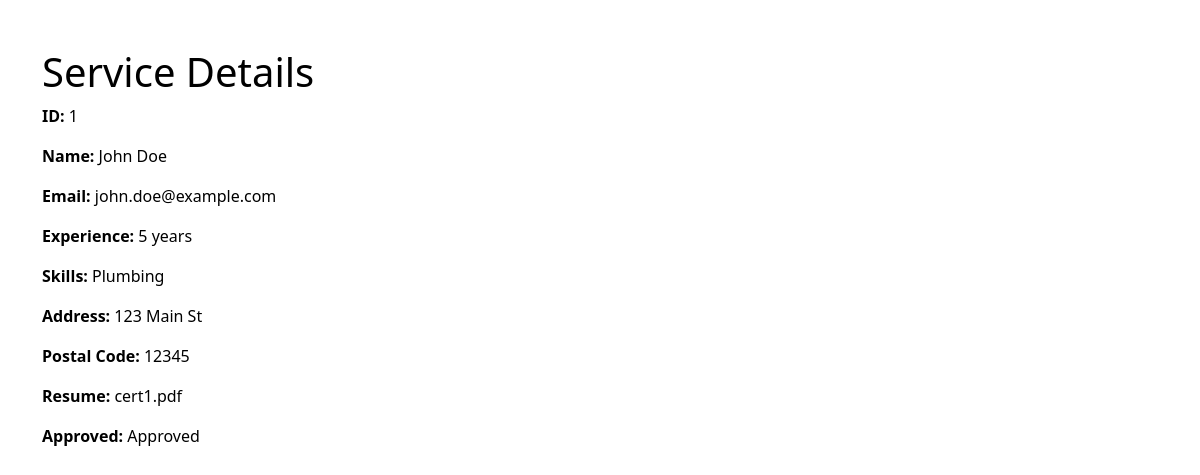
The page /Professional_Profile.html?professional_id=1 on the database its author committed.
### tables this page shows
CREATE TABLE Professionals (
    ProfessionalID INTEGER PRIMARY KEY,
    Email VARCHAR(255) UNIQUE NOT NULL,
    Password VARCHAR(255) NOT NULL,
    Name VARCHAR(255) NOT NULL,
    Experience VARCHAR(255),
    Skills TEXT,
    Address VARCHAR(255),
    CertificationFile VARCHAR(255),
    PostalCode VARCHAR(10),
    Phone TEXT UNIQUE
, Approved INT DEFAULT 0);

### backend/app.py (the view)
@app.route('/Professional_Profile.html')
def PROFESSIONALPROFILE():
    professional_id = request.args.get('professional_id')
    conn = sqlite3.connect('database.db')
    cursor = conn.cursor()
    cursor.execute("SELECT * FROM Professionals WHERE ProfessionalID = ?", (professional_id,))
    professional = cursor.fetchone()
    conn.close()
    return render_template('Professional_Profile.html', professional=professional)

### templates/Professional_Profile.html (shortened to what this page needs)
<!DOCTYPE html>
<html lang="en">
<head>
    <link href="https://cdnjs.cloudflare.com/ajax/libs/bootstrap/5.3.0/css/bootstrap.min.css" rel="stylesheet">
    <link href="https://cdnjs.cloudflare.com/ajax/libs/font-awesome/6.4.0/css/all.min.css" rel="stylesheet">
    <link rel="stylesheet" href="https://cdnjs.cloudflare.com/ajax/libs/animate.css/4.1.1/animate.min.css"/>
    <link rel="stylesheet" href="../static/styles.css">
</head>
<body>
    <div class="container mt-5 animate__animated animate__fadeInUp">
        <h1>Service Details</h1>
        {% if professional %}
            <p><strong>ID:</strong> {{ professional[0] }}</p>
            <p><strong>Name:</strong> {{ professional[3] }}</p>
            <p><strong>Email:</strong> {{ professional[1] }}</p>
            <p><strong>Experience:</strong> {{ professional[4] }}</p>
            <p><strong>Skills:</strong> {{ professional[5] }}</p>
            <p><strong>Address:</strong> {{ professional[6] }}</p>
            <p><strong>Postal Code:</strong> {{ professional[8] }}</p>
            <p><strong>Resume:</strong> {{ professional[7] }}</p>
            <p><strong>Approved:</strong>{% if professional[9] == 0 %} Pending Approval {% else %} Approved {% endif %}</p>
        {% else %}
            <p>No professional found.</p>
        {% endif %}
    </div>
</body>
</html>

### static/styles.css (style rules this page uses)
body { font-family: 'Segoe UI', Tahoma, Geneva, Verdana, sans-serif; background-image: url('4.jpg'); background-size: cover; background-repeat: no-repeat; color: black; display: flex; flex-direction: column; min-height: 100vh; }
.container { animation: fadeIn 1s ease-in-out; flex: 1; }

### templates/Professional_Profile.html (style rules this page uses)
.container { animation: fadeIn 1s ease-in-out; flex: 1; }

### rows shown on the page
Professionals: ProfessionalID "1", Name "John Doe", Email "john.doe@example.com", Experience "5 years", Skills "Plumbing", Address "123 Main St", PostalCode "12345", CertificationFile "cert1.pdf"
